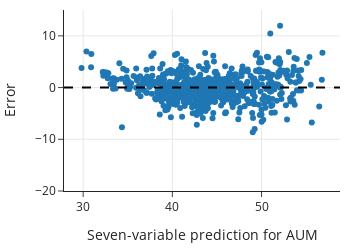

Source (notebook cell):
### Code cell
fig = px.scatter(x=prediction_7var, y=error_7var,
           labels=dict(x='Seven-variable prediction for AUM', y='Error'),
           width=350, height=250)

fig.add_hline(0, line_width=2, line_dash='dash', opacity=1)
fig.update_yaxes(range=[-20, 15])

fig.show()

### Figure 1 — Plotly figure (JSON) as saved in the notebook; plotly's stock layout.template omitted (floating-point values rounded to 4 significant figures; data arrays with more than 128 entries replaced by an {"elided": "..."} marker saying what was removed)
{"data": [{"hovertemplate": "Seven-variable prediction for AUM=%{x}<br>Error=%{y}<extra></extra>", "legendgroup": "", "marker": {"color": "#1F77B4", "symbol": "circle"}, "mode": "markers", "name": "", "orientation": "v", "showlegend": false, "type": "scatter", "x": {"elided": "705 float values"}, "xaxis": "x", "y": {"elided": "705 float values"}, "yaxis": "y"}], "layout": {"height": 250, "legend": {"tracegroupgap": 0}, "shapes": [{"line": {"dash": "dash", "width": 2}, "opacity": 1, "type": "line", "x0": 0, "x1": 1, "xref": "x domain", "y0": 0, "y1": 0, "yref": "y"}], "width": 350, "xaxis": {"anchor": "y", "autorange": true, "domain": [0, 1], "range": [27.85, 58.8], "title": {"text": "Seven-variable prediction for AUM"}, "type": "linear"}, "yaxis": {"anchor": "x", "domain": [0, 1], "range": [-20, 15], "title": {"text": "Error"}, "type": "linear"}}}
